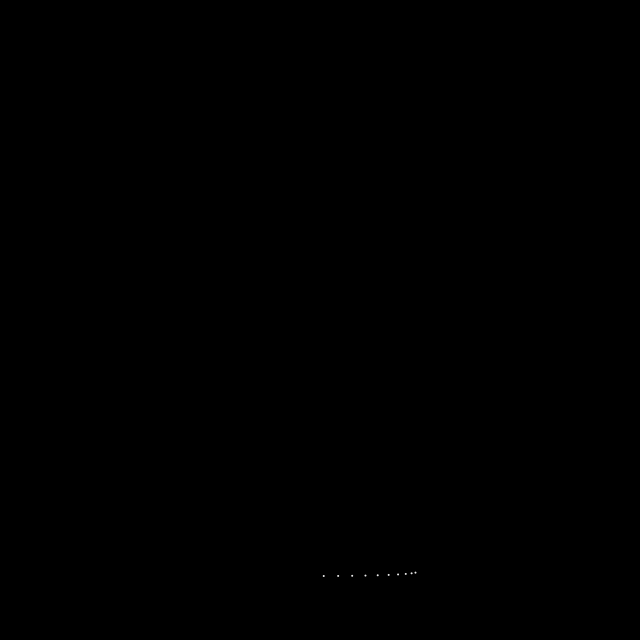
Frame 1 (no input)
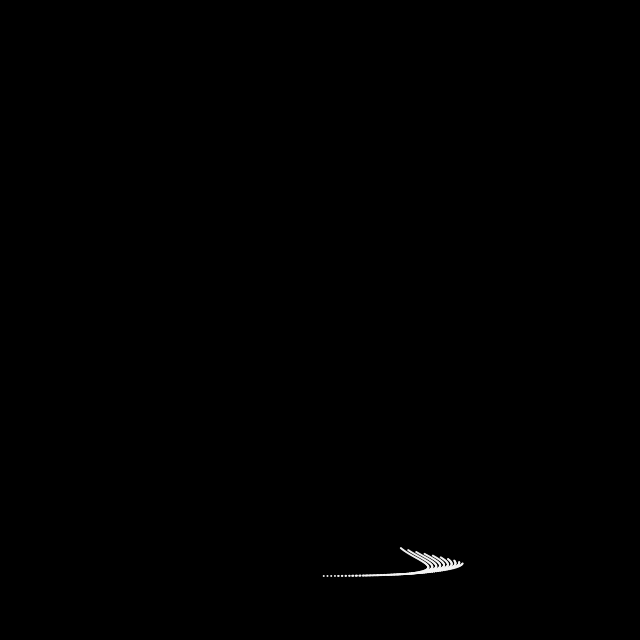
Frame 60 (the mouse pressed at the canvas centre just before this capture)
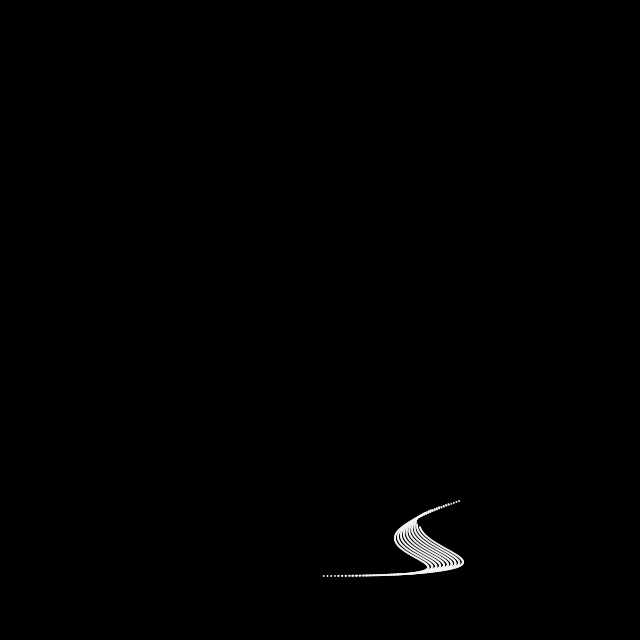
Frame 120 (the mouse held since frame 60 and released just before this capture)

The Processing sketch that drew these frames (run headless with seeded random() and noise(); from frame 60 on, the mouse is pressed at the canvas centre):

// Processing sketch: build
// ── build.pde
/*
 * waves combination 01
 */

int upsetter = 2;
float radius = 1.0;
int mul = 10;
float waveOffset_1 = 0.45;
float waveOffset_2 = 0.3;

void setup() {
  size(640, 640);
  background(0);
  fill(#f4f4f4f4);
  noStroke();
}

void draw () {
  translate(width/2, height/2);
  for (int i = 0; i < mul; i++) {
    float wave_x1 = sin(radians(frameCount * waveOffset_1 + i)) * width * 0.3;
    float wave_x2 = sin(radians(frameCount * upsetter + i * 10)) * width * 0.1;
    float wave_y1 = cos(radians(frameCount * waveOffset_2 + i)) * height * 0.4;

    ellipse(wave_x1 + wave_x2, wave_y1, radius*2, radius*2);
  }
}
